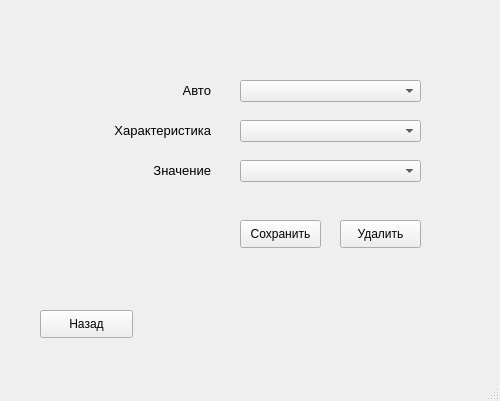
<?xml version="1.0" encoding="UTF-8"?>
<ui version="4.0">
 <class>MainWindow</class>
 <widget class="QMainWindow" name="MainWindow">
  <property name="geometry">
   <rect>
    <x>0</x>
    <y>0</y>
    <width>500</width>
    <height>401</height>
   </rect>
  </property>
  <property name="windowTitle">
   <string>Значения характеристик</string>
  </property>
  <widget class="QWidget" name="centralwidget">
   <widget class="QLabel" name="label">
    <property name="geometry">
     <rect>
      <x>90</x>
      <y>80</y>
      <width>121</width>
      <height>21</height>
     </rect>
    </property>
    <property name="font">
     <font>
      <pointsize>10</pointsize>
     </font>
    </property>
    <property name="text">
     <string>Авто</string>
    </property>
    <property name="alignment">
     <set>Qt::AlignRight|Qt::AlignTrailing|Qt::AlignVCenter</set>
    </property>
   </widget>
   <widget class="QLabel" name="label_2">
    <property name="geometry">
     <rect>
      <x>80</x>
      <y>120</y>
      <width>131</width>
      <height>21</height>
     </rect>
    </property>
    <property name="font">
     <font>
      <pointsize>10</pointsize>
     </font>
    </property>
    <property name="text">
     <string>Характеристика</string>
    </property>
    <property name="alignment">
     <set>Qt::AlignRight|Qt::AlignTrailing|Qt::AlignVCenter</set>
    </property>
   </widget>
   <widget class="QLabel" name="label_3">
    <property name="geometry">
     <rect>
      <x>90</x>
      <y>160</y>
      <width>121</width>
      <height>21</height>
     </rect>
    </property>
    <property name="font">
     <font>
      <pointsize>10</pointsize>
     </font>
    </property>
    <property name="text">
     <string>Значение</string>
    </property>
    <property name="alignment">
     <set>Qt::AlignRight|Qt::AlignTrailing|Qt::AlignVCenter</set>
    </property>
   </widget>
   <widget class="QComboBox" name="comboBoxAvto">
    <property name="geometry">
     <rect>
      <x>240</x>
      <y>80</y>
      <width>181</width>
      <height>22</height>
     </rect>
    </property>
   </widget>
   <widget class="QComboBox" name="comboBoxChar">
    <property name="geometry">
     <rect>
      <x>240</x>
      <y>120</y>
      <width>181</width>
      <height>22</height>
     </rect>
    </property>
   </widget>
   <widget class="QComboBox" name="comboBoxValue">
    <property name="geometry">
     <rect>
      <x>240</x>
      <y>160</y>
      <width>181</width>
      <height>22</height>
     </rect>
    </property>
   </widget>
   <widget class="QPushButton" name="pushButton">
    <property name="geometry">
     <rect>
      <x>240</x>
      <y>220</y>
      <width>81</width>
      <height>28</height>
     </rect>
    </property>
    <property name="text">
     <string>Сохранить</string>
    </property>
   </widget>
   <widget class="QPushButton" name="pushButton_2">
    <property name="geometry">
     <rect>
      <x>340</x>
      <y>220</y>
      <width>81</width>
      <height>28</height>
     </rect>
    </property>
    <property name="text">
     <string>Удалить</string>
    </property>
   </widget>
   <widget class="QPushButton" name="pushButton_3">
    <property name="geometry">
     <rect>
      <x>40</x>
      <y>310</y>
      <width>93</width>
      <height>28</height>
     </rect>
    </property>
    <property name="text">
     <string>Назад</string>
    </property>
   </widget>
  </widget>
  <widget class="QMenuBar" name="menubar">
   <property name="geometry">
    <rect>
     <x>0</x>
     <y>0</y>
     <width>500</width>
     <height>26</height>
    </rect>
   </property>
  </widget>
  <widget class="QStatusBar" name="statusbar"/>
 </widget>
 <resources/>
 <connections/>
</ui>
